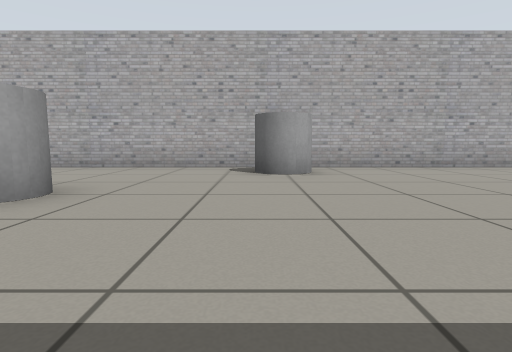
[1] (above)

15 first-person views from a walk through a Gazebo world. The camera is 0.5 m above the floor, tilts 6° down and sees 80° across. The floor is counted in squares, 1 m on a side. Each view is taken from the middle of a square. On the plan, view 1 faces up. The plan holds only what a view shows up to about 9 squares ahead; the rest is blank. The robots in the file are not drawn.

[2]
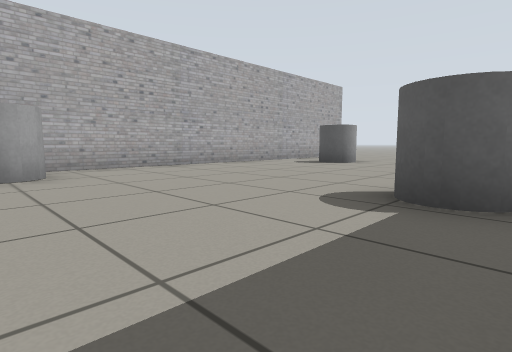

[3]
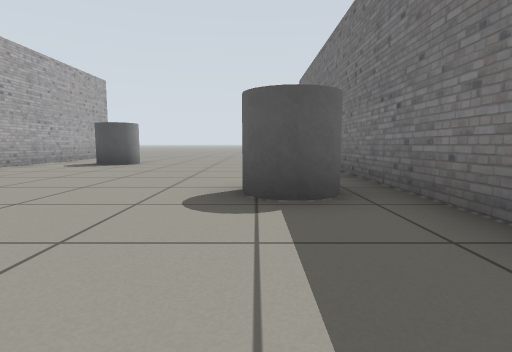

[4]
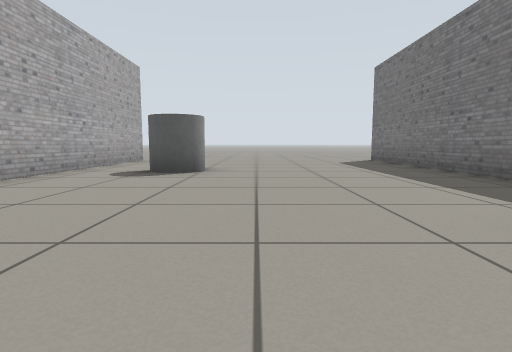

[5]
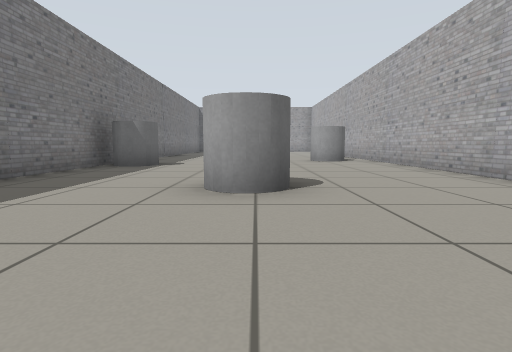

[6]
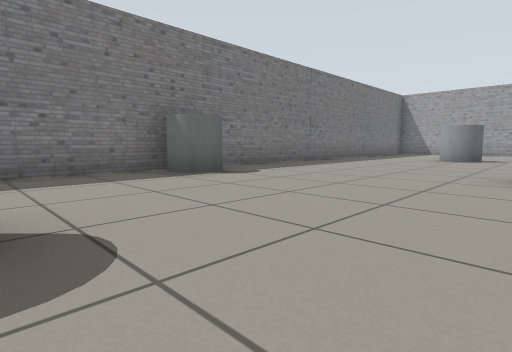

[7]
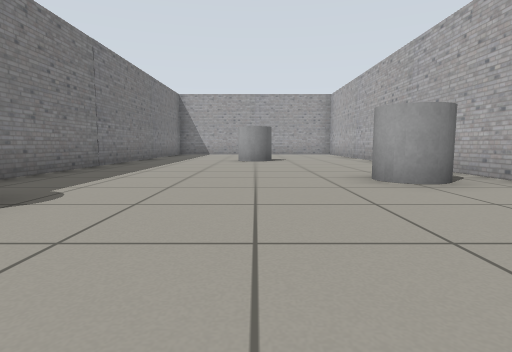

[8]
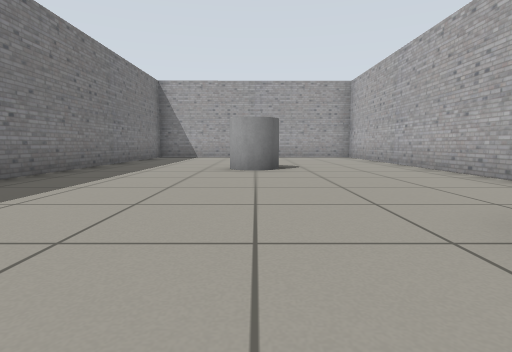

[9]
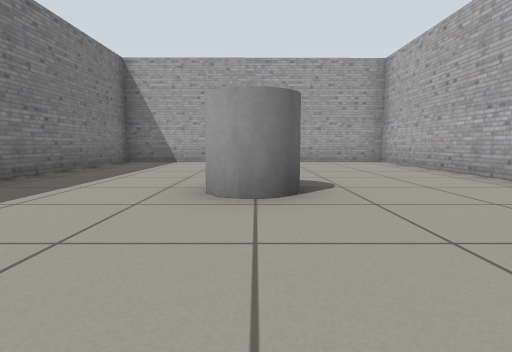

[10]
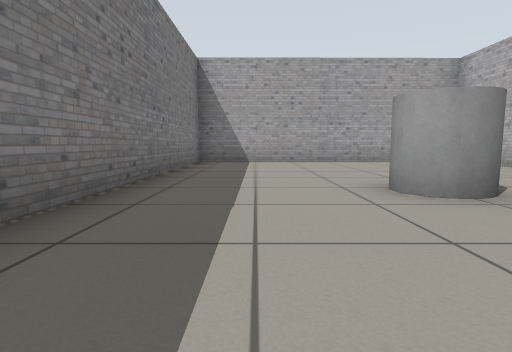

[11]
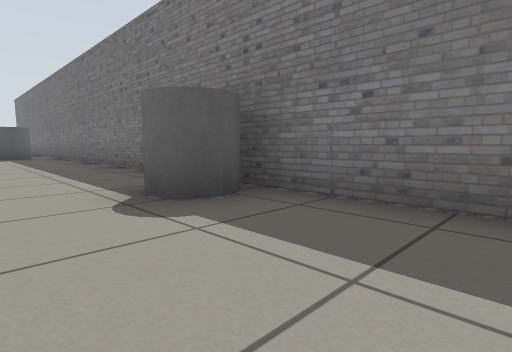

[12]
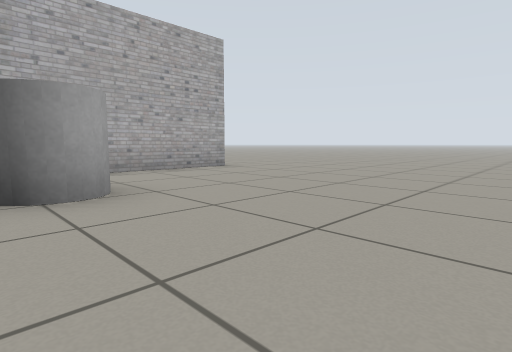

[13]
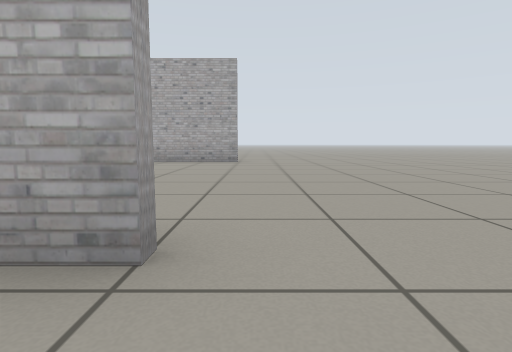

[14]
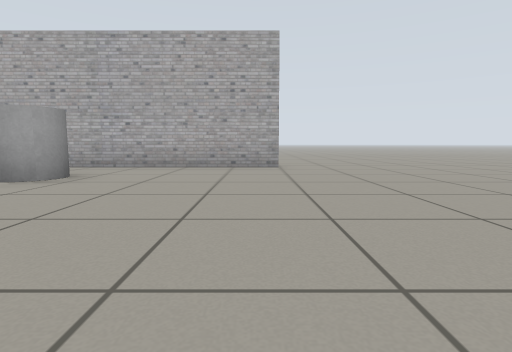

[15]
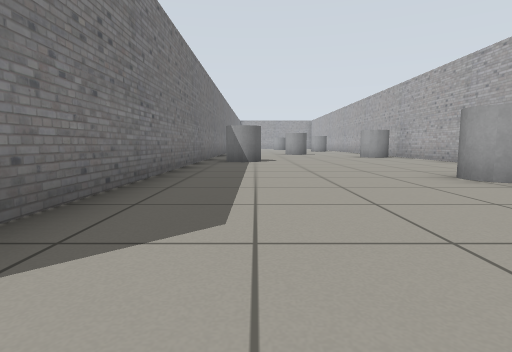

### Floor plan
Key: @ floor where view 1 was taken; # wall or solid block; . floor; C grey cylinder.
Columns run from 19 left of view 1 to 13 right of it. Each row starts with its distance up from view 1.
  8                                ..
  7 ###############################..
  6 #..................C.............
  5 #..........C.......CC......C.....
  4 #.........................CC.....
  3 #.....C.........CC...............
  2 #................................
  1 #.....................C..........
  0 # ...........C.....@..C..........
 -1  ##############################..
 -2                                .

Where each view was taken, in squares from view 1:
view 1: 0 up, 0 right, facing up
view 2: 0 up, 0 right, facing up-right
view 3: 1 up, 0 right, facing right
view 4: 3 up, 2 right, facing right
view 5: 3 up, 1 right, facing left
view 6: 5 up, 3 left, facing down-left
view 7: 3 up, 4 left, facing left
view 8: 3 up, 7 left, facing left
view 9: 3 up, 10 left, facing left
view 10: 1 up, 10 left, facing left
view 11: 2 up, 9 left, facing down-right
view 12: 1 up, 7 right, facing up-right
view 13: 2 down, 12 right, facing up
view 14: 0 up, 11 right, facing up
view 15: 1 up, 12 right, facing left
